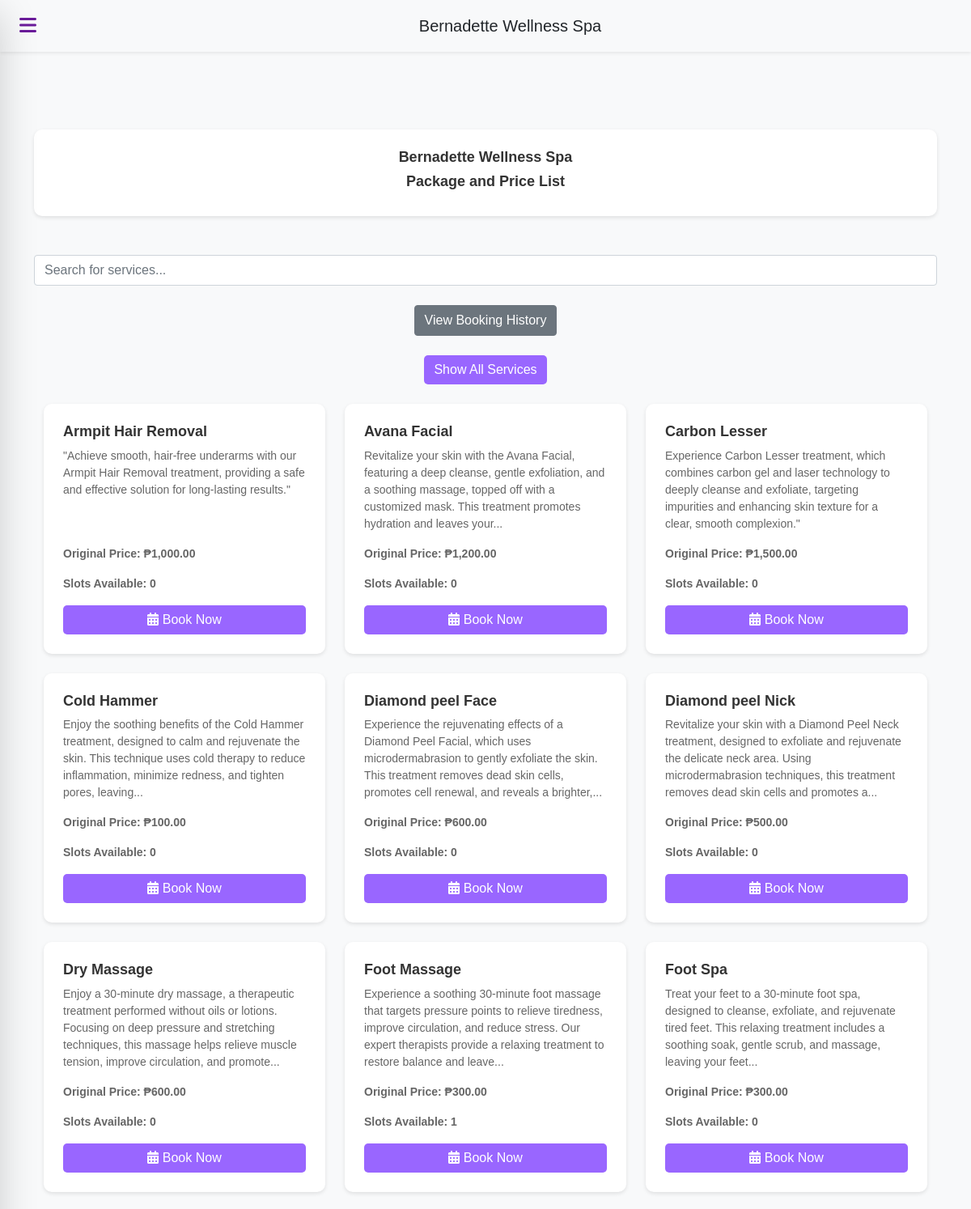
/services.php (upper part), run on the app's committed database.
### tables this page shows
CREATE TABLE `services` (
  `id` int(11) NOT NULL,
  `name` varchar(255) NOT NULL,
  `description` text DEFAULT NULL,
  `price` decimal(10,2) NOT NULL,
  `category_id` int(11) DEFAULT NULL,
  `image` varchar(255) DEFAULT NULL,
  `status` enum('Available','Not Available') DEFAULT 'Available',
  `slots` int(11) DEFAULT 0
);

### services.php (the view, shortened to what this page needs)
<?php
include_once '../bws_ui/includes/header.php';
?>
<header class="navbar bg-light shadow-sm">
    <div class="container d-flex align-items-center">
        <button class="sidebar-toggle btn btn-outline-danger me-3" onclick="toggleSidebar()" aria-label="Toggle Sidebar">
            <i class="fas fa-bars"></i>
        </button>
        <a href="index.php" class="navbar-brand mx-auto text-dark">Bernadette Wellness Spa</a>
    </div>
</header>
<div class="py-5 bg-light">
    <div class="container mt-5">
        <div class="row mb-4">
            <div class="col-md-12">
                <div class="card text-center mb-4">
                    <div class="card-body">
                        <h1 class="card-title custom-large-text moving-text">Bernadette Wellness Spa</h1>
                        <h1 class="card-title custom-large-text moving-text">Package and Price List</h1>
                    </div>
                </div>
            </div>
        </div>
        <div class="row mb-4">
            <div class="col-md-12">
                <input type="text" id="searchInput" class="form-control" placeholder="Search for services..." onkeypress="handleSearch(event)">
            </div>
        </div>
        <div class="row mb-4">
            <div class="col-md-12 text-center">
                <button class="btn btn-secondary" onclick="window.location.href='../bws_ui/history/history.php'">View Booking History</button>
            </div>
        </div>
        <div class="row mb-4">
            <div class="col-md-12 text-center">
                <button class="btn btn-primary" onclick="showAllServices()">Show All Services</button>
            </div>
        </div>
        <div class="container" id="serviceList">
            <div class="row" id="servicesContainer">
            <?php
            include_once '../bws_ui/db_connection/db_connection.php';
            $query = "
                SELECT s.id, s.name AS service_name, s.description, s.image,
                       s.price AS original_price,
                       d.discount_percentage,
                       CASE
                           WHEN CURRENT_TIMESTAMP BETWEEN d.start_time AND d.end_time
                           THEN s.price - (s.price * d.discount_percentage / 100)
                           ELSE NULL
                       END AS discounted_price,
                       s.status, s.slots  -- Ensure the status and slots columns are included
                FROM services s
                LEFT JOIN discounts d ON s.id = d.service_id AND CURRENT_TIMESTAMP BETWEEN d.start_time AND d.end_time
                GROUP BY s.id
                ORDER BY s.name";
            $result = mysqli_query($conn, $query);
            if (mysqli_num_rows($result) > 0) {
                while ($row = mysqli_fetch_assoc($result)) {
                    $serviceId = htmlspecialchars($row['id']);
                    $description = htmlspecialchars($row['description']);
                    $originalPrice = $row['original_price'];
                    $discountedPrice = $row['discounted_price'];
                    $discountPercentage = $row['discount_percentage'];
                    $status = $row['status'];
                    $slots = $row['slots'];
                    $maxWords = 30;
                    $words = explode(' ', $description);
                    if (count($words) > $maxWords) {
                        $description = implode(' ', array_slice($words, 0, $maxWords)) . '...';
                    }
                    echo '<div class="col-lg-4 col-md-6 col-sm-12 mb-4 d-flex align-items-stretch service-item">';
                    echo '  <div class="card h-100">';
                    echo '    <div class="card-body d-flex flex-column">';
                    echo '      <h5 class="card-title">' . htmlspecialchars($row['service_name']) . '</h5>';
                    echo '      <p class="card-text flex-grow-1">' . $description . '</p>';
                    if ($discountedPrice !== null) {
                        echo '<p class="card-text text-muted" style="text-decoration: line-through; color: #999;">Original Price: ₱' . number_format($originalPrice, 2) . '</p>';
                        echo '<p class="card-text text-danger"><strong>Discounted Price: ₱' . number_format($discountedPrice, 2) . '</strong></p>';
                        echo '<p class="card-text"><small class="text-muted">(' . $discountPercentage . '% OFF)</small></p>';
                    } else {
                        echo '<p class="card-text"><strong>Original Price: ₱' . number_format($originalPrice, 2) . '</strong></p>';
                    }
                    echo '<p class="card-text"><strong>Slots Available: ' . $slots . '</strong></p>';
                    if ($status == 'Available') {
                        echo '      <a href="../bws_ui/booking/booking.php?service_id=' . $serviceId . '&discounted_price=' . ($discountedPrice ?: $originalPrice) . '" class="btn btn-primary mt-auto">
                                        <i class="fas fa-calendar-alt"></i> Book Now
                                    </a>';
                    } else {
                        echo '      <button class="btn btn-secondary mt-auto" disabled>Not Available</button>';
                    }
                    echo '    </div>';
                    echo '  </div>';
                    echo '</div>';
                }
            } else {
                echo '<p class="text-center">No services available for this category.</p>';
            }
            ?>
            </div>
        </div>
<?php include_once '../bws_ui/includes/footer.php'; ?>

### resources/service_style.css (style rules this page uses)
.card { border: 1px solid #ddd; border-radius: 10px; box-shadow: 0 4px 8px rgba(0, 0, 0, 0.1); }
.card-body { padding: 15px; }
.card-title { font-size: 18px; font-weight: bold; }
.card-text { font-size: 14px; }
.btn-primary { background-color: #007bff; border: none; }

### includes/header.php (style rules this page uses)
:root { --primary-color: #6a1b9a; --secondary-color: #e1bee7; --text-color-dark: #333; --text-color-light: #fff; --background-color: #f8f9fa; --hover-color: #ff7f50; --shadow: rgba(0, 0, 0, 0.1); }
body { margin: 0; font-family: Arial, sans-serif; color: var(--text-color-dark); background: linear-gradient(to right, var(--secondary-color), #ffffff); overflow-x: hidden; }
.navbar { position: sticky; top: 0; z-index: 1000; background-color: #f8f9fa; box-shadow: 0 2px 4px var(--shadow); display: flex; justify-content: space-between; }
.navbar .container { display: flex; width: 100%; max-width: 1500px; }
.navbar .navbar-brand { flex-grow: 1; text-align: center; }
.sidebar-toggle { display: block; font-size: 1.5em; background: none; border: none; cursor: pointer; color: var(--primary-color); }
html { scroll-behavior: smooth; }

### services.php (style rules this page uses)
.card { border: none; border-radius: 10px; box-shadow: 0 2px 5px rgba(0, 0, 0, 0.1); }
.card-body { padding: 1.5rem; }
.card-title { color: #333; font-weight: bold; }
.card-text { color: #666; }
.btn-primary { background-color: #9966ff; border: none; border-radius: 5px; }
.moving-text { animation: moveText 5s linear infinite; }

### data on the page
services: name "Armpit Hair Removal", description "\"Achieve smooth, hair-free underarms with our Armpit Hair Removal treatment, providing a safe and effective solution for long-lasting results.\"", price "1,000.00", slots "0"
services: name "Avana Facial", description "Revitalize your skin with the Avana Facial, featuring a deep cleanse, gentle exfoliation, and a soothing massage, topped off with a customized mask. This treatment promotes hydration and leaves your...", price "1,200.00", slots "0"
services: name "Carbon Lesser", description "Experience Carbon Lesser treatment, which combines carbon gel and laser technology to deeply cleanse and exfoliate, targeting impurities and enhancing skin texture for a clear, smooth complexion.\"", price "1,500.00", slots "0"
services: name "Cold Hammer", description "Enjoy the soothing benefits of the Cold Hammer treatment, designed to calm and rejuvenate the skin. This technique uses cold therapy to reduce inflammation, minimize redness, and tighten pores, leaving...", price "100.00", slots "0"
services: name "Diamond peel Face", description "Experience the rejuvenating effects of a Diamond Peel Facial, which uses microdermabrasion to gently exfoliate the skin. This treatment removes dead skin cells, promotes cell renewal, and reveals a brighter,...", price "600.00", slots "0"
services: name "Diamond peel Nick", description "Revitalize your skin with a Diamond Peel Neck treatment, designed to exfoliate and rejuvenate the delicate neck area. Using microdermabrasion techniques, this treatment removes dead skin cells and promotes a...", price "500.00", slots "0"
services: name "Dry Massage", description "Enjoy a 30-minute dry massage, a therapeutic treatment performed without oils or lotions. Focusing on deep pressure and stretching techniques, this massage helps relieve muscle tension, improve circulation, and promote...", price "600.00", slots "0"
services: name "Foot Massage", description "Experience a soothing 30-minute foot massage that targets pressure points to relieve tiredness, improve circulation, and reduce stress. Our expert therapists provide a relaxing treatment to restore balance and leave...", price "300.00", slots "1"
services: name "Foot Spa", description "Treat your feet to a 30-minute foot spa, designed to cleanse, exfoliate, and rejuvenate tired feet. This relaxing treatment includes a soothing soak, gentle scrub, and massage, leaving your feet...", price "300.00", slots "0"
